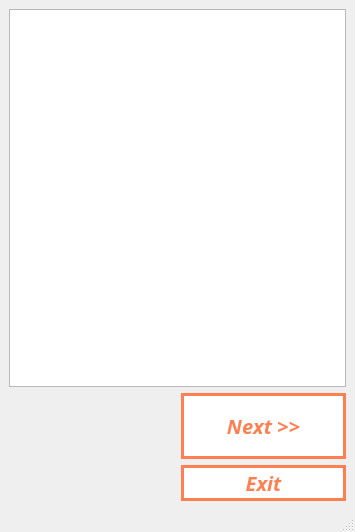
<?xml version="1.0" encoding="UTF-8"?>
<ui version="4.0">
 <class>InfoWindow</class>
 <widget class="QMainWindow" name="InfoWindow">
  <property name="geometry">
   <rect>
    <x>0</x>
    <y>0</y>
    <width>355</width>
    <height>532</height>
   </rect>
  </property>
  <property name="windowTitle">
   <string>MainWindow</string>
  </property>
  <widget class="QWidget" name="centralwidget">
   <layout class="QVBoxLayout" name="verticalLayout">
    <item>
     <widget class="QGraphicsView" name="graphicsView"/>
    </item>
    <item>
     <layout class="QHBoxLayout" name="horizontalLayout">
      <item>
       <widget class="QLabel" name="label">
        <property name="font">
         <font>
          <family>Noto Serif Tamil Slanted</family>
          <pointsize>13</pointsize>
         </font>
        </property>
        <property name="text">
         <string/>
        </property>
       </widget>
      </item>
      <item>
       <layout class="QVBoxLayout" name="verticalLayout_2">
        <item>
         <widget class="QPushButton" name="pushButton">
          <property name="font">
           <font>
            <family>Montserrat</family>
            <pointsize>15</pointsize>
            <weight>68</weight>
            <italic>true</italic>
            <bold>true</bold>
           </font>
          </property>
          <property name="styleSheet">
           <string notr="true">QPushButton {
  width: 150px;
  height: 60px;
  border: 3px solid #FF7F50;
  border-radius: 45px;
  transition: all 0.3s;
  cursor: pointer;
  background: white;
  font-size: 1.2em;
  font-weight: 550;
  font-family: 'Montserrat', sans-serif;
  color:#FF7F50;
}

QPushButton:hover {
  background: #FFA07A;
  color: #FFFFE0;
  font-size: 1.5em;
}</string>
          </property>
          <property name="text">
           <string>Next &gt;&gt;</string>
          </property>
         </widget>
        </item>
        <item>
         <widget class="QPushButton" name="pushButton_2">
          <property name="font">
           <font>
            <family>Montserrat</family>
            <pointsize>15</pointsize>
            <weight>68</weight>
            <italic>true</italic>
            <bold>true</bold>
           </font>
          </property>
          <property name="styleSheet">
           <string notr="true">QPushButton {
  width: 150px;
  height: 30px;
  border: 3px solid #FF7F50;
  border-radius: 45px;
  transition: all 0.3s;
  cursor: pointer;
  background: white;
  font-size: 1.2em;
  font-weight: 550;
  font-family: 'Montserrat', sans-serif;
  color:#FF7F50;
}

QPushButton:hover {
  background: #FFA07A;
  color: #FFFFE0;
  font-size: 1.5em;
}</string>
          </property>
          <property name="text">
           <string>Exit</string>
          </property>
         </widget>
        </item>
       </layout>
      </item>
     </layout>
    </item>
   </layout>
  </widget>
  <widget class="QMenuBar" name="menubar">
   <property name="geometry">
    <rect>
     <x>0</x>
     <y>0</y>
     <width>355</width>
     <height>22</height>
    </rect>
   </property>
  </widget>
  <widget class="QStatusBar" name="statusbar"/>
 </widget>
 <resources/>
 <connections>
  <connection>
   <sender>pushButton_2</sender>
   <signal>clicked()</signal>
   <receiver>InfoWindow</receiver>
   <slot>close()</slot>
   <hints>
    <hint type="sourcelabel">
     <x>303</x>
     <y>470</y>
    </hint>
    <hint type="destinationlabel">
     <x>209</x>
     <y>505</y>
    </hint>
   </hints>
  </connection>
 </connections>
</ui>
